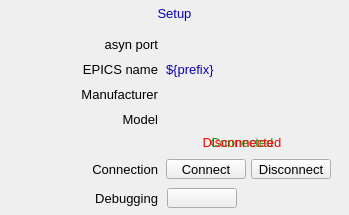
<?xml version="1.0" ?>
<ui version="4.0">
  <class>Dialog</class>
  <widget class="QWidget" name="screen">
    <property name="geometry">
      <rect>
        <x>251</x>
        <y>367</y>
        <width>349</width>
        <height>215</height>
      </rect>
    </property>
    <property name="styleSheet">
      <string notr="true">QWidget#screen {
  color: rgb(0, 0, 0);
  background-color: rgb(187, 187, 187);
  }</string>
    </property>
    <property name="windowTitle">
      <string>ADSetup</string>
    </property>
    <widget class="PyDMDrawingRectangle" name="rectangle">
      <property name="geometry">
        <rect>
          <x>0</x>
          <y>0</y>
          <width>350</width>
          <height>215</height>
        </rect>
      </property>
      <property name="brush" stdset="0">
        <brush brushstyle="NoBrush">
          <color alpha="255">
            <red>0</red>
            <green>0</green>
            <blue>0</blue>
          </color>
        </brush>
      </property>
      <property name="penStyle" stdset="0">
        <enum>Qt::SolidLine</enum>
      </property>
      <property name="penColor" stdset="0">
        <color>
          <red>0</red>
          <green>0</green>
          <blue>0</blue>
        </color>
      </property>
      <property name="penWidth" stdset="0">
        <double>1</double>
      </property>
      <property name="penCapStyle" stdset="0">
        <enum>Qt::FlatCap</enum>
      </property>
      <property name="toolTip">
        <string>rectangle</string>
      </property>
    </widget>
    <widget class="PyDMDrawingRectangle" name="rectangle_1">
      <property name="geometry">
        <rect>
          <x>121</x>
          <y>2</y>
          <width>107</width>
          <height>21</height>
        </rect>
      </property>
      <property name="brush" stdset="0">
        <brush brushstyle="SolidPattern">
          <color alpha="255">
            <red>218</red>
            <green>218</green>
            <blue>218</blue>
          </color>
        </brush>
      </property>
      <property name="penStyle" stdset="0">
        <enum>Qt::SolidLine</enum>
      </property>
      <property name="penColor" stdset="0">
        <color>
          <red>218</red>
          <green>218</green>
          <blue>218</blue>
        </color>
      </property>
      <property name="penWidth" stdset="0">
        <double>0</double>
      </property>
      <property name="penCapStyle" stdset="0">
        <enum>Qt::FlatCap</enum>
      </property>
      <property name="toolTip">
        <string>rectangle_1</string>
      </property>
    </widget>
    <widget class="PyDMDrawingRectangle" name="rectangle_2">
      <property name="geometry">
        <rect>
          <x>0</x>
          <y>0</y>
          <width>350</width>
          <height>215</height>
        </rect>
      </property>
      <property name="brush" stdset="0">
        <brush brushstyle="NoBrush">
          <color alpha="255">
            <red>0</red>
            <green>0</green>
            <blue>0</blue>
          </color>
        </brush>
      </property>
      <property name="penStyle" stdset="0">
        <enum>Qt::SolidLine</enum>
      </property>
      <property name="penColor" stdset="0">
        <color>
          <red>0</red>
          <green>0</green>
          <blue>0</blue>
        </color>
      </property>
      <property name="penWidth" stdset="0">
        <double>1</double>
      </property>
      <property name="penCapStyle" stdset="0">
        <enum>Qt::FlatCap</enum>
      </property>
      <property name="toolTip">
        <string>rectangle_2</string>
      </property>
    </widget>
    <widget class="QLabel" name="text">
      <property name="geometry">
        <rect>
          <x>95</x>
          <y>3</y>
          <width>159</width>
          <height>20</height>
        </rect>
      </property>
      <property name="text">
        <string>Setup</string>
      </property>
      <property name="font" stdset="0">
        <font>
          <pointsize>10</pointsize>
        </font>
      </property>
      <property name="brush" stdset="0">
        <brush brushstyle="SolidPattern">
          <color alpha="255">
            <red>10</red>
            <green>0</green>
            <blue>184</blue>
          </color>
        </brush>
      </property>
      <property name="toolTip">
        <string>text</string>
      </property>
      <property name="alignment">
        <set>Qt::AlignCenter</set>
      </property>
      <property name="styleSheet">
        <string notr="true">QLabel#text {
  color: rgb(10, 0, 184);
  }</string>
      </property>
    </widget>
    <widget class="QLabel" name="text_1">
      <property name="geometry">
        <rect>
          <x>166</x>
          <y>60</y>
          <width>160</width>
          <height>18</height>
        </rect>
      </property>
      <property name="text">
        <string>${prefix}</string>
      </property>
      <property name="font" stdset="0">
        <font>
          <pointsize>10</pointsize>
        </font>
      </property>
      <property name="brush" stdset="0">
        <brush brushstyle="SolidPattern">
          <color alpha="255">
            <red>10</red>
            <green>0</green>
            <blue>184</blue>
          </color>
        </brush>
      </property>
      <property name="toolTip">
        <string>text_1</string>
      </property>
      <property name="alignment">
        <set>Qt::AlignLeading|Qt::AlignLeft|Qt::AlignVCenter</set>
      </property>
      <property name="styleSheet">
        <string notr="true">QLabel#text_1 {
  color: rgb(10, 0, 184);
  }</string>
      </property>
    </widget>
    <widget class="QLabel" name="text_2">
      <property name="geometry">
        <rect>
          <x>58</x>
          <y>59</y>
          <width>100</width>
          <height>20</height>
        </rect>
      </property>
      <property name="text">
        <string>EPICS name</string>
      </property>
      <property name="font" stdset="0">
        <font>
          <pointsize>10</pointsize>
        </font>
      </property>
      <property name="brush" stdset="0">
        <brush brushstyle="SolidPattern">
          <color alpha="255">
            <red>0</red>
            <green>0</green>
            <blue>0</blue>
          </color>
        </brush>
      </property>
      <property name="toolTip">
        <string>text_2</string>
      </property>
      <property name="alignment">
        <set>Qt::AlignRight|Qt::AlignTrailing|Qt::AlignVCenter</set>
      </property>
      <property name="styleSheet">
        <string notr="true">QLabel#text_2 {
  color: rgb(0, 0, 0);
  }</string>
      </property>
    </widget>
    <widget class="QLabel" name="text_3">
      <property name="geometry">
        <rect>
          <x>38</x>
          <y>84</y>
          <width>120</width>
          <height>20</height>
        </rect>
      </property>
      <property name="text">
        <string>Manufacturer</string>
      </property>
      <property name="font" stdset="0">
        <font>
          <pointsize>10</pointsize>
        </font>
      </property>
      <property name="brush" stdset="0">
        <brush brushstyle="SolidPattern">
          <color alpha="255">
            <red>0</red>
            <green>0</green>
            <blue>0</blue>
          </color>
        </brush>
      </property>
      <property name="toolTip">
        <string>text_3</string>
      </property>
      <property name="alignment">
        <set>Qt::AlignRight|Qt::AlignTrailing|Qt::AlignVCenter</set>
      </property>
      <property name="styleSheet">
        <string notr="true">QLabel#text_3 {
  color: rgb(0, 0, 0);
  }</string>
      </property>
    </widget>
    <widget class="PyDMLabel" name="text_update">
      <property name="geometry">
        <rect>
          <x>166</x>
          <y>85</y>
          <width>160</width>
          <height>18</height>
        </rect>
      </property>
      <property name="toolTip">
        <string>PV: ${prefix}Manufacturer_RBV</string>
      </property>
      <property name="channel" stdset="0">
        <string>ca://${prefix}Manufacturer_RBV</string>
      </property>
      <property name="displayFormat" stdset="0">
        <enum>PyDMLabel::String</enum>
      </property>
      <property name="font" stdset="0">
        <font>
          <pointsize>10</pointsize>
        </font>
      </property>
      <property name="alignment">
        <set>Qt::AlignLeading|Qt::AlignLeft|Qt::AlignVCenter</set>
      </property>
      <property name="textInteractionFlags">
        <set>Qt::TextSelectableByKeyboard|Qt::TextSelectableByMouse</set>
      </property>
      <property name="styleSheet">
        <string notr="true">PyDMLabel#text_update {
  color: rgb(10, 0, 184);
  background-color: rgb(187, 187, 187);
  }</string>
      </property>
    </widget>
    <widget class="QLabel" name="text_4">
      <property name="geometry">
        <rect>
          <x>68</x>
          <y>188</y>
          <width>90</width>
          <height>20</height>
        </rect>
      </property>
      <property name="text">
        <string>Debugging</string>
      </property>
      <property name="font" stdset="0">
        <font>
          <pointsize>10</pointsize>
        </font>
      </property>
      <property name="brush" stdset="0">
        <brush brushstyle="SolidPattern">
          <color alpha="255">
            <red>0</red>
            <green>0</green>
            <blue>0</blue>
          </color>
        </brush>
      </property>
      <property name="toolTip">
        <string>text_4</string>
      </property>
      <property name="alignment">
        <set>Qt::AlignRight|Qt::AlignTrailing|Qt::AlignVCenter</set>
      </property>
      <property name="styleSheet">
        <string notr="true">QLabel#text_4 {
  color: rgb(0, 0, 0);
  }</string>
      </property>
    </widget>
    <widget class="PyDMRelatedDisplayButton" name="related_display">
      <property name="geometry">
        <rect>
          <x>167</x>
          <y>188</y>
          <width>70</width>
          <height>20</height>
        </rect>
      </property>
      <property name="showIcon" stdset="0">
        <bool>true</bool>
      </property>
      <property name="font" stdset="0">
        <font>
          <pointsize>10</pointsize>
        </font>
      </property>
      <property name="styleSheet">
        <string notr="true">PyDMRelatedDisplayButton#related_display {
  color: rgb(0, 0, 0);
  background-color: rgb(115, 223, 255);
  }</string>
      </property>
      <property name="titles" stdset="0">
        <stringlist>
          <string>asyn record</string>
          <string>Save restore status</string>
        </stringlist>
      </property>
      <property name="filenames" stdset="0">
        <stringlist>
          <string>asynRecord.ui</string>
          <string>save_restoreStatus_more.ui</string>
        </stringlist>
      </property>
      <property name="macros" stdset="0">
        <stringlist>
          <string>P=${P},R=${R}AsynIO</string>
          <string>P=${P}</string>
        </stringlist>
      </property>
      <property name="openInNewWindow" stdset="0">
        <bool>true</bool>
      </property>
    </widget>
    <widget class="QLabel" name="text_5">
      <property name="geometry">
        <rect>
          <x>108</x>
          <y>109</y>
          <width>50</width>
          <height>20</height>
        </rect>
      </property>
      <property name="text">
        <string>Model</string>
      </property>
      <property name="font" stdset="0">
        <font>
          <pointsize>10</pointsize>
        </font>
      </property>
      <property name="brush" stdset="0">
        <brush brushstyle="SolidPattern">
          <color alpha="255">
            <red>0</red>
            <green>0</green>
            <blue>0</blue>
          </color>
        </brush>
      </property>
      <property name="toolTip">
        <string>text_5</string>
      </property>
      <property name="alignment">
        <set>Qt::AlignRight|Qt::AlignTrailing|Qt::AlignVCenter</set>
      </property>
      <property name="styleSheet">
        <string notr="true">QLabel#text_5 {
  color: rgb(0, 0, 0);
  }</string>
      </property>
    </widget>
    <widget class="PyDMLabel" name="text_update_1">
      <property name="geometry">
        <rect>
          <x>166</x>
          <y>110</y>
          <width>160</width>
          <height>18</height>
        </rect>
      </property>
      <property name="toolTip">
        <string>PV: ${prefix}Model_RBV</string>
      </property>
      <property name="channel" stdset="0">
        <string>ca://${prefix}Model_RBV</string>
      </property>
      <property name="displayFormat" stdset="0">
        <enum>PyDMLabel::String</enum>
      </property>
      <property name="font" stdset="0">
        <font>
          <pointsize>10</pointsize>
        </font>
      </property>
      <property name="alignment">
        <set>Qt::AlignLeading|Qt::AlignLeft|Qt::AlignVCenter</set>
      </property>
      <property name="textInteractionFlags">
        <set>Qt::TextSelectableByKeyboard|Qt::TextSelectableByMouse</set>
      </property>
      <property name="styleSheet">
        <string notr="true">PyDMLabel#text_update_1 {
  color: rgb(10, 0, 184);
  background-color: rgb(187, 187, 187);
  }</string>
      </property>
    </widget>
    <widget class="QLabel" name="text_6">
      <property name="geometry">
        <rect>
          <x>58</x>
          <y>159</y>
          <width>100</width>
          <height>20</height>
        </rect>
      </property>
      <property name="text">
        <string>Connection</string>
      </property>
      <property name="font" stdset="0">
        <font>
          <pointsize>10</pointsize>
        </font>
      </property>
      <property name="brush" stdset="0">
        <brush brushstyle="SolidPattern">
          <color alpha="255">
            <red>0</red>
            <green>0</green>
            <blue>0</blue>
          </color>
        </brush>
      </property>
      <property name="toolTip">
        <string>text_6</string>
      </property>
      <property name="alignment">
        <set>Qt::AlignRight|Qt::AlignTrailing|Qt::AlignVCenter</set>
      </property>
      <property name="styleSheet">
        <string notr="true">QLabel#text_6 {
  color: rgb(0, 0, 0);
  }</string>
      </property>
    </widget>
    <widget class="PyDMPushButton" name="message_button">
      <property name="geometry">
        <rect>
          <x>166</x>
          <y>159</y>
          <width>80</width>
          <height>20</height>
        </rect>
      </property>
      <property name="text">
        <string>Connect</string>
      </property>
      <property name="font" stdset="0">
        <font>
          <pointsize>10</pointsize>
        </font>
      </property>
      <property name="toolTip">
        <string>${prefix}AsynIO.CNCT</string>
      </property>
      <property name="channel" stdset="0">
        <string>ca://${prefix}AsynIO.CNCT</string>
      </property>
      <property name="pressValue" stdset="0">
        <string>1</string>
      </property>
      <property name="styleSheet">
        <string notr="true">PyDMPushButton#message_button {
  color: rgb(0, 0, 0);
  background-color: rgb(115, 223, 255);
  }</string>
      </property>
    </widget>
    <widget class="PyDMPushButton" name="message_button_1">
      <property name="geometry">
        <rect>
          <x>251</x>
          <y>159</y>
          <width>80</width>
          <height>20</height>
        </rect>
      </property>
      <property name="text">
        <string>Disconnect</string>
      </property>
      <property name="font" stdset="0">
        <font>
          <pointsize>10</pointsize>
        </font>
      </property>
      <property name="toolTip">
        <string>${prefix}AsynIO.CNCT</string>
      </property>
      <property name="channel" stdset="0">
        <string>ca://${prefix}AsynIO.CNCT</string>
      </property>
      <property name="pressValue" stdset="0">
        <string>0</string>
      </property>
      <property name="styleSheet">
        <string notr="true">PyDMPushButton#message_button_1 {
  color: rgb(0, 0, 0);
  background-color: rgb(115, 223, 255);
  }</string>
      </property>
    </widget>
    <widget class="QLabel" name="text_7">
      <property name="geometry">
        <rect>
          <x>197</x>
          <y>132</y>
          <width>90</width>
          <height>20</height>
        </rect>
      </property>
      <property name="text">
        <string>Connected</string>
      </property>
      <property name="font" stdset="0">
        <font>
          <pointsize>10</pointsize>
        </font>
      </property>
      <property name="brush" stdset="0">
        <brush brushstyle="SolidPattern">
          <color alpha="255">
            <red>40</red>
            <green>147</green>
            <blue>21</blue>
          </color>
        </brush>
      </property>
      <property name="rules" stdset="0">
        <string>[{&quot;name&quot;: &quot;visibility&quot;, &quot;property&quot;: &quot;Visible&quot;, &quot;channels&quot;: [{&quot;channel&quot;: &quot;${prefix}AsynIO.CNCT&quot;, &quot;trigger&quot;: true}], &quot;expression&quot;: &quot;0&quot;}]</string>
      </property>
      <property name="toolTip">
        <string>text_7</string>
      </property>
      <property name="alignment">
        <set>Qt::AlignCenter</set>
      </property>
      <property name="styleSheet">
        <string notr="true">QLabel#text_7 {
  color: rgb(40, 147, 21);
  }</string>
      </property>
    </widget>
    <widget class="QLabel" name="text_8">
      <property name="geometry">
        <rect>
          <x>182</x>
          <y>132</y>
          <width>120</width>
          <height>20</height>
        </rect>
      </property>
      <property name="text">
        <string>Disconnected</string>
      </property>
      <property name="font" stdset="0">
        <font>
          <pointsize>10</pointsize>
        </font>
      </property>
      <property name="brush" stdset="0">
        <brush brushstyle="SolidPattern">
          <color alpha="255">
            <red>253</red>
            <green>0</green>
            <blue>0</blue>
          </color>
        </brush>
      </property>
      <property name="rules" stdset="0">
        <string>[{&quot;name&quot;: &quot;visibility&quot;, &quot;property&quot;: &quot;Visible&quot;, &quot;channels&quot;: [{&quot;channel&quot;: &quot;${prefix}AsynIO.CNCT&quot;, &quot;trigger&quot;: true}], &quot;expression&quot;: &quot;ch[0]==0&quot;}]</string>
      </property>
      <property name="toolTip">
        <string>text_8</string>
      </property>
      <property name="alignment">
        <set>Qt::AlignCenter</set>
      </property>
      <property name="styleSheet">
        <string notr="true">QLabel#text_8 {
  color: rgb(253, 0, 0);
  }</string>
      </property>
    </widget>
    <widget class="QLabel" name="text_9">
      <property name="geometry">
        <rect>
          <x>58</x>
          <y>34</y>
          <width>100</width>
          <height>20</height>
        </rect>
      </property>
      <property name="text">
        <string>asyn port</string>
      </property>
      <property name="font" stdset="0">
        <font>
          <pointsize>10</pointsize>
        </font>
      </property>
      <property name="brush" stdset="0">
        <brush brushstyle="SolidPattern">
          <color alpha="255">
            <red>0</red>
            <green>0</green>
            <blue>0</blue>
          </color>
        </brush>
      </property>
      <property name="toolTip">
        <string>text_9</string>
      </property>
      <property name="alignment">
        <set>Qt::AlignRight|Qt::AlignTrailing|Qt::AlignVCenter</set>
      </property>
      <property name="styleSheet">
        <string notr="true">QLabel#text_9 {
  color: rgb(0, 0, 0);
  }</string>
      </property>
    </widget>
    <widget class="PyDMLabel" name="text_update_2">
      <property name="geometry">
        <rect>
          <x>166</x>
          <y>35</y>
          <width>160</width>
          <height>18</height>
        </rect>
      </property>
      <property name="toolTip">
        <string>PV: ${prefix}PortName_RBV</string>
      </property>
      <property name="channel" stdset="0">
        <string>ca://${prefix}PortName_RBV</string>
      </property>
      <property name="displayFormat" stdset="0">
        <enum>PyDMLabel::String</enum>
      </property>
      <property name="font" stdset="0">
        <font>
          <pointsize>10</pointsize>
        </font>
      </property>
      <property name="alignment">
        <set>Qt::AlignLeading|Qt::AlignLeft|Qt::AlignVCenter</set>
      </property>
      <property name="textInteractionFlags">
        <set>Qt::TextSelectableByKeyboard|Qt::TextSelectableByMouse</set>
      </property>
      <property name="styleSheet">
        <string notr="true">PyDMLabel#text_update_2 {
  color: rgb(10, 0, 184);
  background-color: rgb(187, 187, 187);
  }</string>
      </property>
    </widget>
  </widget>
  <customwidgets>
    <customwidget>
      <class>PyDMDrawingRectangle</class>
      <extends>QWidget</extends>
      <header>pydm.widgets.drawing</header>
    </customwidget>
    <customwidget>
      <class>PyDMLabel</class>
      <extends>QLabel</extends>
      <header>pydm.widgets.label</header>
    </customwidget>
    <customwidget>
      <class>PyDMRelatedDisplayButton</class>
      <extends>QPushButton</extends>
      <header>pydm.widgets.related_display_button</header>
    </customwidget>
    <customwidget>
      <class>PyDMPushButton</class>
      <extends>QPushButton</extends>
      <header>pydm.widgets.pushbutton</header>
    </customwidget>
  </customwidgets>
</ui>
